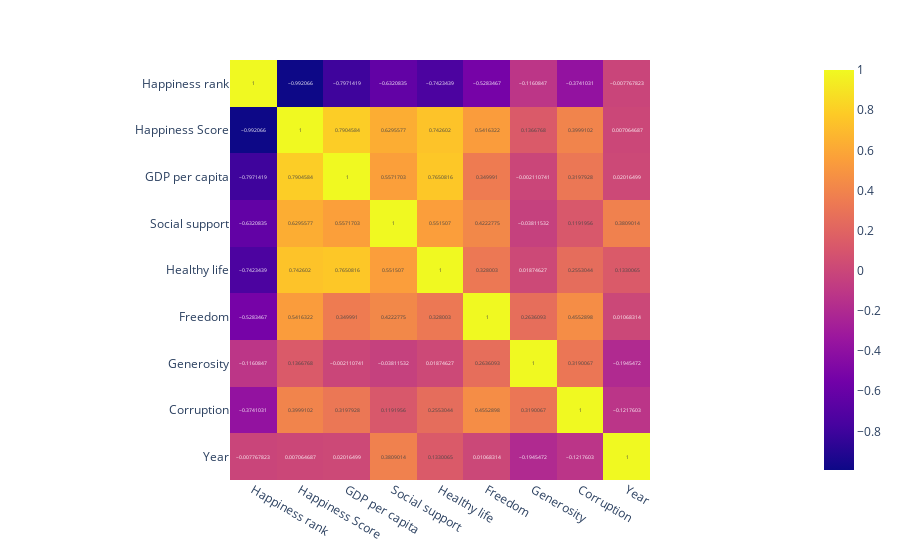

Notebook cell for this chart:
### Markdown cell above
- Correlation Matrix

### Code cell
corr = df.corr()
fig = px.imshow(corr, text_auto=True)
fig.show()

### Figure 1 — Plotly figure (JSON) as saved in the notebook; plotly's stock layout.template omitted (floating-point values rounded to 4 significant figures)
{"data": [{"coloraxis": "coloraxis", "hovertemplate": "x: %{x}<br>y: %{y}<br>color: %{z}<extra></extra>", "name": "0", "texttemplate": "%{z}", "type": "heatmap", "x": ["Happiness rank", "Happiness Score", "GDP per capita", "Social support", "Healthy life", "Freedom", "Generosity", "Corruption", "Year"], "xaxis": "x", "y": ["Happiness rank", "Happiness Score", "GDP per capita", "Social support", "Healthy life", "Freedom", "Generosity", "Corruption", "Year"], "yaxis": "y", "z": [[1, -0.9921, -0.7971, -0.6321, -0.7423, -0.5283, -0.1161, -0.3741, -0.007768], [-0.9921, 1, 0.7905, 0.6296, 0.7426, 0.5416, 0.1367, 0.3999, 0.007065], [-0.7971, 0.7905, 1, 0.5572, 0.7651, 0.35, -0.002111, 0.3198, 0.02016], [-0.6321, 0.6296, 0.5572, 1, 0.5515, 0.4223, -0.03812, 0.1192, 0.3809], [-0.7423, 0.7426, 0.7651, 0.5515, 1, 0.328, 0.01875, 0.2553, 0.133], [-0.5283, 0.5416, 0.35, 0.4223, 0.328, 1, 0.2636, 0.4553, 0.01068], [-0.1161, 0.1367, -0.002111, -0.03812, 0.01875, 0.2636, 1, 0.319, -0.1945], [-0.3741, 0.3999, 0.3198, 0.1192, 0.2553, 0.4553, 0.319, 1, -0.1218], [-0.007768, 0.007065, 0.02016, 0.3809, 0.133, 0.01068, -0.1945, -0.1218, 1]]}], "layout": {"coloraxis": {"colorscale": [[0, "#0d0887"], [0.1111, "#46039f"], [0.2222, "#7201a8"], [0.3333, "#9c179e"], [0.4444, "#bd3786"], [0.5556, "#d8576b"], [0.6667, "#ed7953"], [0.7778, "#fb9f3a"], [0.8889, "#fdca26"], [1, "#f0f921"]]}, "margin": {"t": 60}, "xaxis": {"anchor": "y", "constrain": "domain", "domain": [0, 1], "scaleanchor": "y"}, "yaxis": {"anchor": "x", "autorange": "reversed", "constrain": "domain", "domain": [0, 1]}}}
